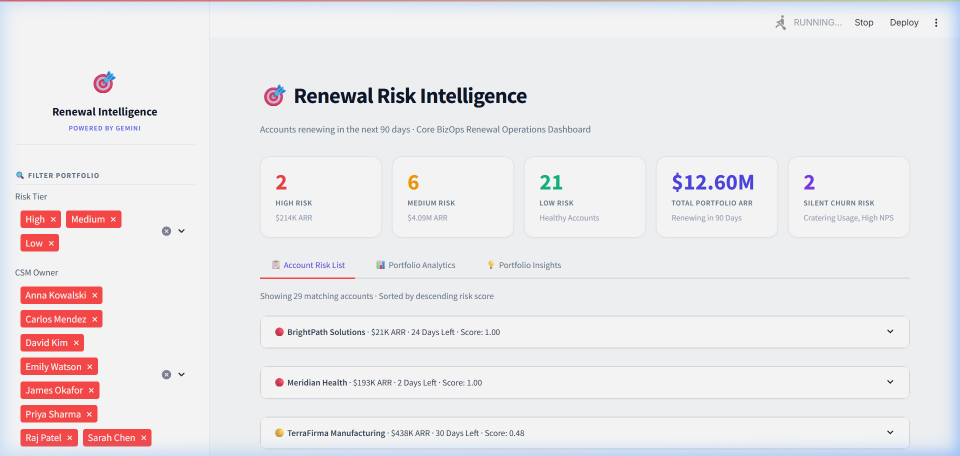
#> input picture images/dashboard_main.png, 1920 x 911 px (shown at 1/2 size)
$ python -i feature_engine.py   (imports and definitions only)
#> lines starting #> are read from the running program, lines starting #| are printed output that depends on the picture
"""
feature_engine.py
=================
Computes per-account features (signals) used by the risk scorer.
All features are normalised to [0, 1] where 1 = highest risk.
"""

from datetime import date
from typing import Any

import numpy as np
import pandas as pd
from scipy import stats  # for linregress


# ─────────────────────────────────────────────────────────────────────────────
# 1. USAGE FEATURES
# ─────────────────────────────────────────────────────────────────────────────

# [66 lines left out: function compute_usage_features, not called in this run]


# ─────────────────────────────────────────────────────────────────────────────
# 2. SUPPORT TICKET FEATURES
# ─────────────────────────────────────────────────────────────────────────────

PRIORITY_WEIGHT = {"P1": 4, "P2": 2, "P3": 1, "P4": 0.5}
STATUS_WEIGHT   = {"Open": 2.0, "Escalated": 2.5, "Resolved": 0.2}

# [128 lines left out: functions compute_ticket_features, compute_nps_features, compute_sdk_risk, compute_renewal_urgency, not called in this run]


# ─────────────────────────────────────────────────────────────────────────────
# 6. MASTER FEATURE BUILDER
# ─────────────────────────────────────────────────────────────────────────────

def build_features(data: dict) -> pd.DataFrame:
    """
    Given the loaded data dict, compute all features and return a merged DataFrame
    with one row per account (all accounts, not just renewing ones).
    """
    reference_date = data["reference_date"]
    accounts  = data["accounts"]
    usage     = data["usage"]
    tickets   = data["tickets"]
    nps       = data["nps"]
    changelog = data["changelog"]
    csm_notes = data["csm_notes"]

    # ── Compute each feature group ────────────────────────────────────────────
    usage_feat   = compute_usage_features(usage)
    ticket_feat  = compute_ticket_features(tickets, reference_date)
    nps_feat     = compute_nps_features(nps)

    # ── Merge onto accounts ────────────────────────────────────────────────────
    df = accounts.copy()
    df = df.merge(usage_feat,  on="account_id", how="left")
    df = df.merge(ticket_feat, on="account_id", how="left")
    df = df.merge(nps_feat,    on="account_id", how="left")

    # ── Fill NaN for accounts missing from some sources ───────────────────────
    df["usage_decline_score"]  = df["usage_decline_score"].fillna(0.3)
    df["support_health_score"] = df["support_health_score"].fillna(0.0)
    df["nps_risk_score"]       = df["nps_risk_score"].fillna(0.5)
    df["p1_open_count"]        = df["p1_open_count"].fillna(0)
    df["ticket_count_total"]   = df["ticket_count_total"].fillna(0)
    df["open_ticket_count"]    = df["open_ticket_count"].fillna(0)

    # ── SDK risk ───────────────────────────────────────────────────────────────
    df["sdk_risk_score"] = df["latest_sdk_version"].apply(
        lambda v: compute_sdk_risk(v, changelog)
    )

    # ── Renewal urgency ────────────────────────────────────────────────────────
    df["days_to_renewal"] = df["contract_end_date"].apply(
        lambda d: (d - reference_date).days
    )
    df["renewal_urgency_score"] = df.apply(
        lambda row: compute_renewal_urgency(row["contract_end_date"], reference_date),
        axis=1
    )

    # ── CSM notes per account (for LLM) ──────────────────────────────────────
    notes_by_acct: dict[int, list[str]] = {}
    for note in csm_notes:
        if note["account_id"] is not None:
            aid = note["account_id"]
            notes_by_acct.setdefault(aid, []).append(note["raw_text"])

    df["csm_notes_raw"] = df["account_id"].map(
        lambda aid: notes_by_acct.get(aid, [])
    )
    df["has_csm_notes"] = df["csm_notes_raw"].apply(lambda x: len(x) > 0)

    # ── NPS/Usage divergence flag (non-obvious signal) ─────────────────────────
    # High NPS (≥7) but declining usage = silent churn risk
    df["silent_churn_flag"] = (
        (df["nps_score"].fillna(0) >= 7) &
        (df["usage_decline_score"] >= 0.5)
    )

    return df


# [12 lines not run here, left out]

>>> import cv2
>>> picture = cv2.imread('../images/dashboard_main.png', cv2.IMREAD_GRAYSCALE)
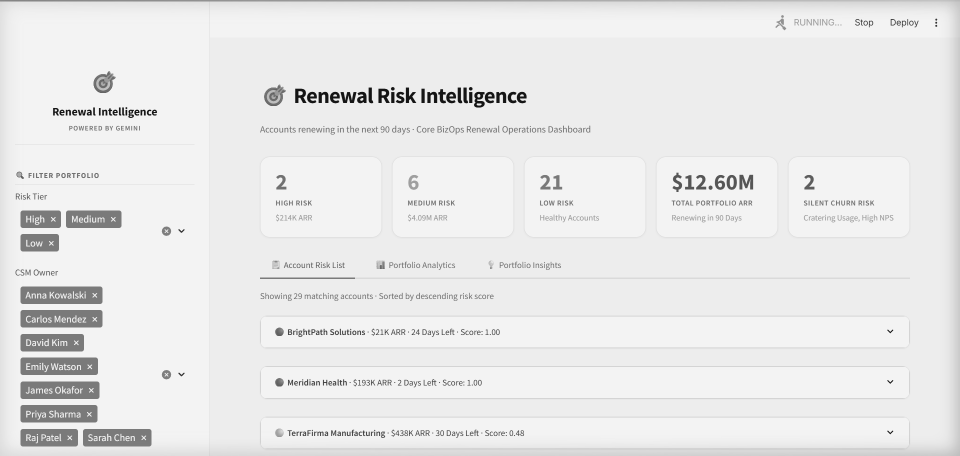
#> picture: shape (911, 1920) (shown at 1/2 size); min 21, max 243, mean 232.2
#> (the run stopped early here; a loop or call above may not have finished)

$ run again, on images/expanded_details.png
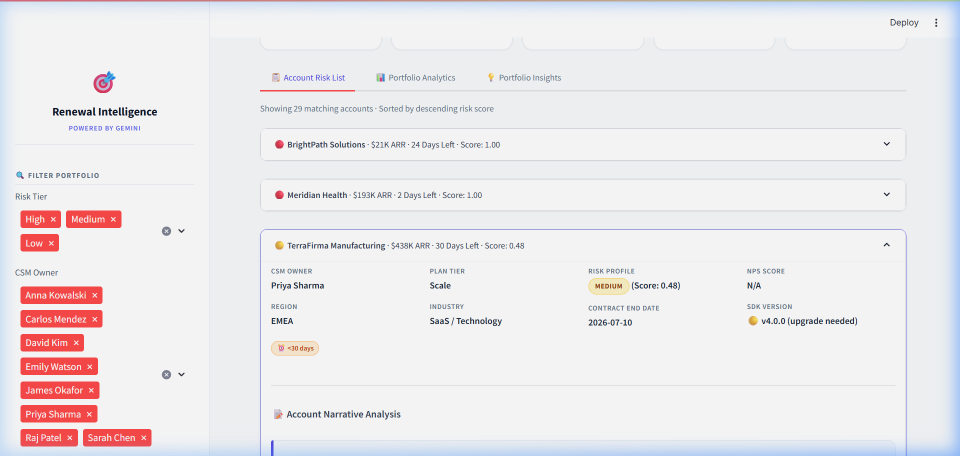
#> input picture images/expanded_details.png, 1920 x 911 px (shown at 1/2 size)
#> `picture = cv2.imread('../images/dashboard_main.png', cv2.IMREAD_GRAYSC..`:
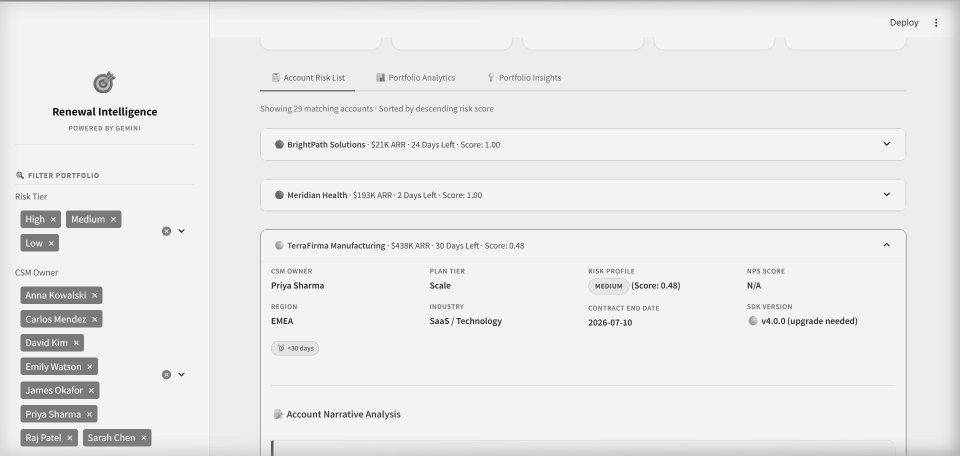
#> picture: shape (911, 1920) (shown at 1/2 size); min 21, max 243, mean 233.8

$ run again, on images/portfolio_analytics.png
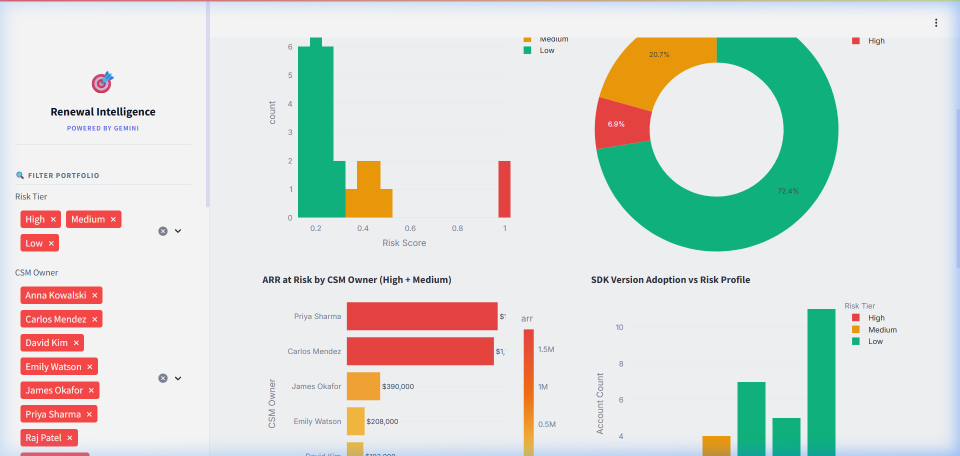
#> input picture images/portfolio_analytics.png, 1920 x 912 px (shown at 1/2 size)
#> `picture = cv2.imread('../images/dashboard_main.png', cv2.IMREAD_GRAYSC..`:
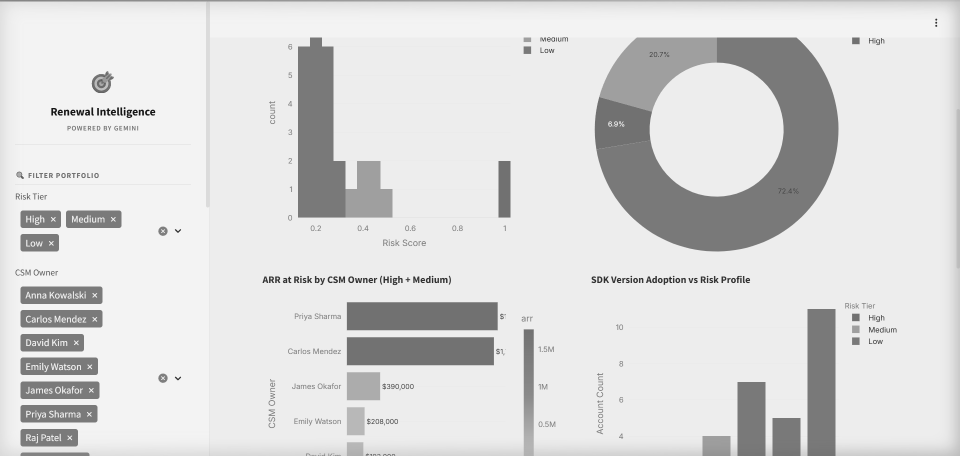
#> picture: shape (912, 1920) (shown at 1/2 size); min 21, max 243, mean 218.3

$ run again, on images/silent_churn_spotlight.png
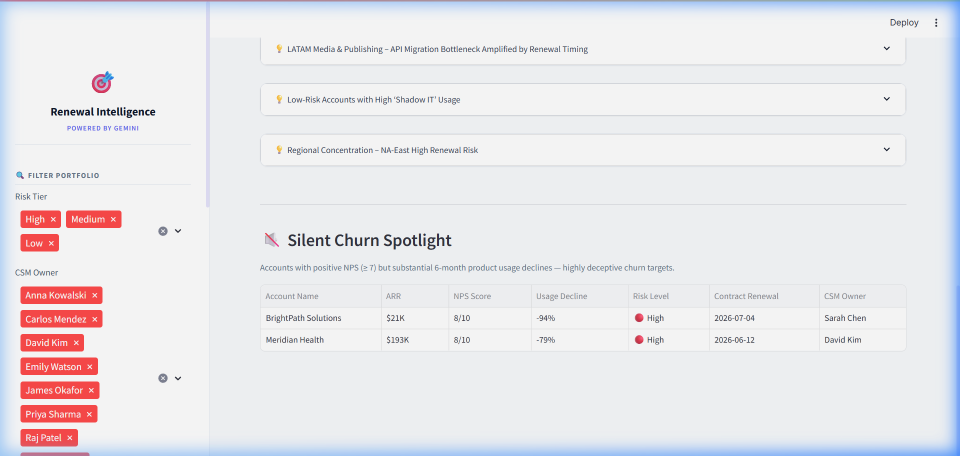
#> input picture images/silent_churn_spotlight.png, 1920 x 912 px (shown at 1/2 size)
#> `picture = cv2.imread('../images/dashboard_main.png', cv2.IMREAD_GRAYSC..`:
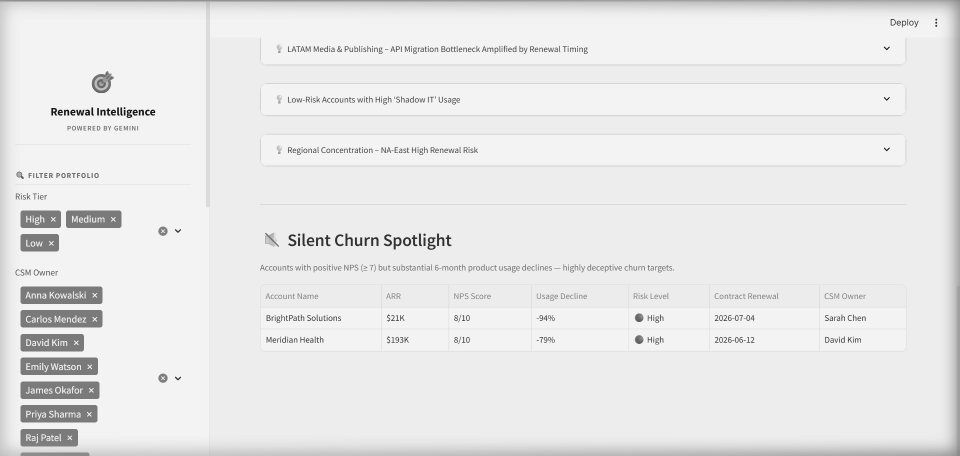
#> picture: shape (912, 1920) (shown at 1/2 size); min 21, max 243, mean 231.9
